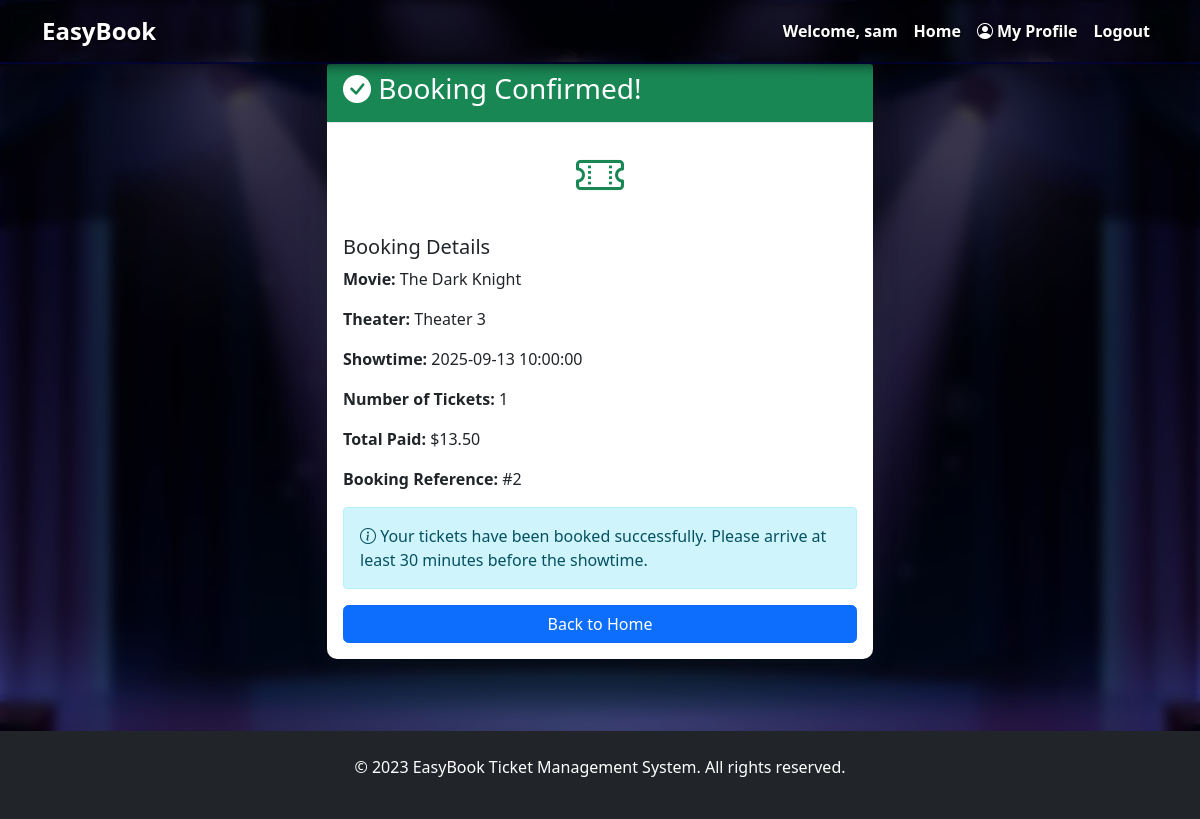
Page /booking/success/2 (signed in) on the committed database.
### tables this page shows
CREATE TABLE movies (
        id INTEGER PRIMARY KEY AUTOINCREMENT,
        title TEXT NOT NULL,
        description TEXT,
        duration INTEGER,
        genre TEXT,
        release_date DATE,
        poster_url TEXT,
        is_active BOOLEAN DEFAULT 1
    );

CREATE TABLE showtimes (
        id INTEGER PRIMARY KEY AUTOINCREMENT,
        movie_id INTEGER NOT NULL,
        showtime DATETIME NOT NULL,
        theater_name TEXT NOT NULL,
        available_seats INTEGER NOT NULL,
        price DECIMAL(5,2) NOT NULL,
        FOREIGN KEY (movie_id) REFERENCES movies (id)
    );

CREATE TABLE bookings (
        id INTEGER PRIMARY KEY AUTOINCREMENT,
        user_id INTEGER NOT NULL,
        showtime_id INTEGER NOT NULL,
        num_tickets INTEGER NOT NULL,
        total_price DECIMAL(6,2) NOT NULL,
        booking_date DATETIME DEFAULT CURRENT_TIMESTAMP,
        status TEXT DEFAULT 'confirmed',
        FOREIGN KEY (user_id) REFERENCES users (id),
        FOREIGN KEY (showtime_id) REFERENCES showtimes (id)
    );

### app.py (the view)
@app.route('/booking/success/<int:booking_id>')
def booking_success(booking_id):
    if 'user_id' not in session:
        flash('Please log in to view your booking.', 'error')
        return redirect(url_for('login'))
    conn = get_db_connection()
    booking = conn.execute(
        '''SELECT b.*, m.title, s.showtime, s.theater_name, s.price, s.movie_id
           FROM bookings b
           JOIN showtimes s ON b.showtime_id = s.id
           JOIN movies m ON s.movie_id = m.id
           WHERE b.id = ? AND b.user_id = ?''',
        (booking_id, session['user_id'])
    ).fetchone()
    conn.close()
    if not booking:
        flash('Booking not found!', 'error')
        return redirect(url_for('index'))
    return render_template('booking_success.html', booking=booking)

### app.py (called while the page is built)
def get_db_connection():
    conn = sqlite3.connect('database/movie_ticket.db')
    conn.row_factory = sqlite3.Row
    return conn

### templates/booking_success.html
{% extends "base.html" %}
{% block content %}
<div class="row justify-content-center">
    <div class="col-md-6">
        <div class="card">
            <div class="card-header bg-success text-white">
                <h3><i class="bi bi-check-circle-fill"></i> Booking Confirmed!</h3>
            </div>
            <div class="card-body">
                <div class="text-center mb-4">
                    <i class="bi bi-ticket-perforated text-success" style="font-size: 3rem;"></i>
                </div>
                <h5>Booking Details</h5>
                <p><strong>Movie:</strong> {{ booking.title }}</p>
                <p><strong>Theater:</strong> {{ booking.theater_name }}</p>
                <p><strong>Showtime:</strong> {{ booking.showtime }}</p>
                <p><strong>Number of Tickets:</strong> {{ booking.num_tickets }}</p>
                <p><strong>Total Paid:</strong> ${{ "%.2f"|format(booking.total_price) }}</p>
                <p><strong>Booking Reference:</strong> #{{ booking.id }}</p>
                <div class="alert alert-info">
                    <i class="bi bi-info-circle"></i>
                    Your tickets have been booked successfully. Please arrive at least 30 minutes before the showtime.
                </div>
                <div class="d-grid gap-2">
                    <a href="{{ url_for('index') }}" class="btn btn-primary">Back to Home</a>
                </div>
            </div>
        </div>
    </div>
</div>
{% endblock %}

### rows in the picture
movies: title "The Dark Knight"
showtimes: theater_name "Theater 3", showtime "2025-09-13 10:00:00"
bookings: num_tickets "1", total_price "13.50", id "2"

### other values in the picture
{{ session.username }} "sam"
